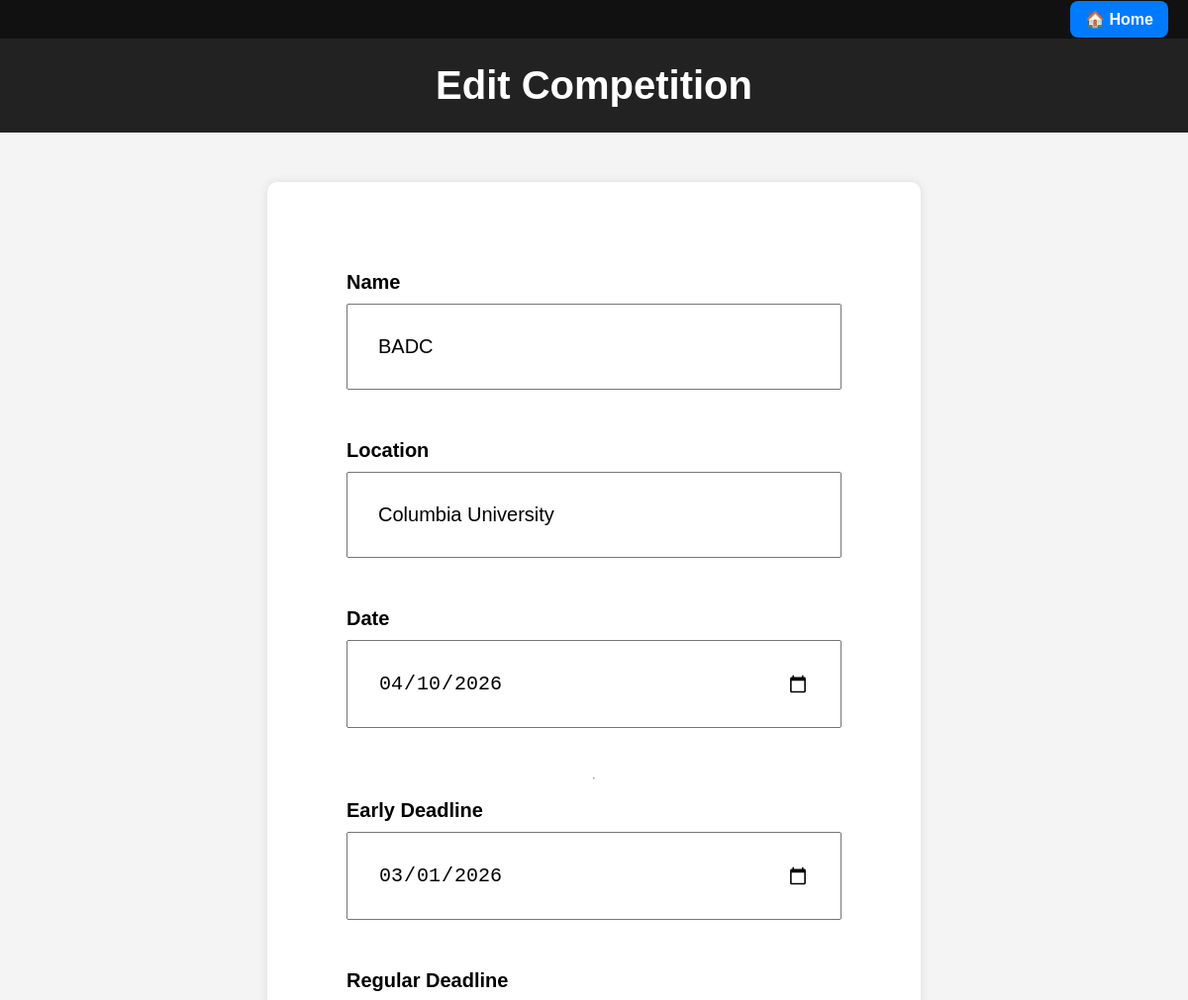
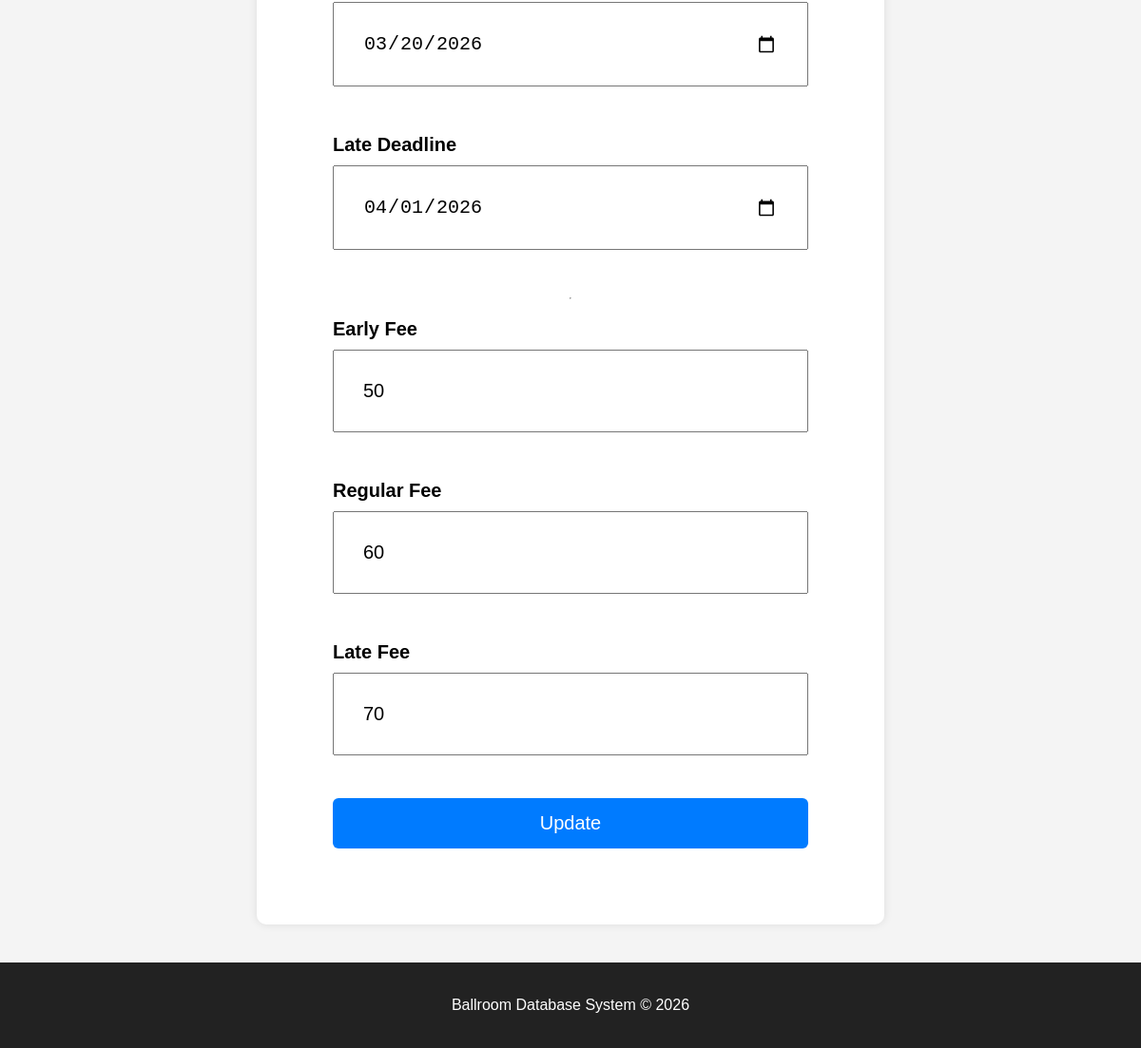
/Competitions/update.php?id=1, run on the app's committed database (2 pictures, top to bottom).
### tables this page shows
CREATE TABLE Competitions (
    competition_id INT AUTO_INCREMENT PRIMARY KEY,
    competition_name VARCHAR(100) NOT NULL,
    location VARCHAR(100) NOT NULL,
    competition_date DATE NOT NULL,
    early_deadline DATE NOT NULL,
    regular_deadline DATE NOT NULL,
    late_deadline DATE NOT NULL,
    early_fee INT NOT NULL DEFAULT 50,
    regular_fee INT NOT NULL DEFAULT 60,
    late_fee INT NOT NULL DEFAULT 70
);

### Competitions/update.php (the view, shortened to what this page needs)
<?php include("../includes/header.php"); ?>
<?php require_once("../dbconn.php"); ?>
<?php
$id = $_GET['id'];
$stmt = $conn->prepare("
    SELECT competition_name, location, competition_date,
           early_deadline, regular_deadline, late_deadline,
           early_fee, regular_fee, late_fee
    FROM Competitions
    WHERE competition_id=?
");
$stmt->bind_param("i", $id);
$stmt->execute();
$stmt->bind_result(
    $name, $location, $date,
    $early_deadline, $regular_deadline, $late_deadline,
    $early_fee, $regular_fee, $late_fee
);
?>
<h1>Edit Competition</h1>
<div class="content">
<form method="POST" class="card-form">
    <label>Name</label>
    <input name="competition_name" value="<?= $name ?>" required>
    <label>Location</label>
    <input name="location" value="<?= $location ?>" required>
    <label>Date</label>
    <input type="date" name="competition_date" value="<?= $date ?>" required>
    <hr>
    <label>Early Deadline</label>
    <input type="date" name="early_deadline" value="<?= $early_deadline ?>">
    <label>Regular Deadline</label>
    <input type="date" name="regular_deadline" value="<?= $regular_deadline ?>">
    <label>Late Deadline</label>
    <input type="date" name="late_deadline" value="<?= $late_deadline ?>">
    <hr>
    <label>Early Fee</label>
    <input type="number" name="early_fee" value="<?= $early_fee ?>" required>
    <label>Regular Fee</label>
    <input type="number" name="regular_fee" value="<?= $regular_fee ?>" required>
    <label>Late Fee</label>
    <input type="number" name="late_fee" value="<?= $late_fee ?>" required>
    <button type="submit">Update</button>
</form>
</div>
<?php include("../includes/footer.php"); ?>

### assets/style.css (style rules this page uses)
body { font-family: Arial, sans-serif; background: #f4f4f4; margin: 0; padding: 0; }
h1 { background: #222; color: white; padding: 25px; margin: 0; font-size: 40px; text-align: center; }
html, body { height: 100%; }
body { display: flex; flex-direction: column; min-height: 100vh; }
.content { flex: 1; display: flex; justify-content: center; align-items: flex-start; padding-top: 50px; font-size: 20px; }
.content input, .content select { margin-top: 10px; margin-bottom: 40px; padding: 30px; width: 100%; box-sizing: border-box; font-size: 20px; }
.content button { margin-top: 5px; padding: 15px; width: 100%; background: #007BFF; color: white; border: none; border-radius: 6px; cursor: pointer; font-size: 20px; }
.content label { margin-top: 10px; font-weight: bold; }
.content form { display: flex; flex-direction: column; width: 500px; background: white; padding: 80px; border-radius: 10px; box-shadow: 0 0 10px rgba(0,0,0,0.1); }

### data on the page
competitions: competition_name "BADC", location "Columbia University", competition_date "04/10/2026", early_deadline "03/01/2026", regular_deadline "03/20/2026", late_deadline "04/01/2026", early_fee "50", regular_fee "60", late_fee "70"
